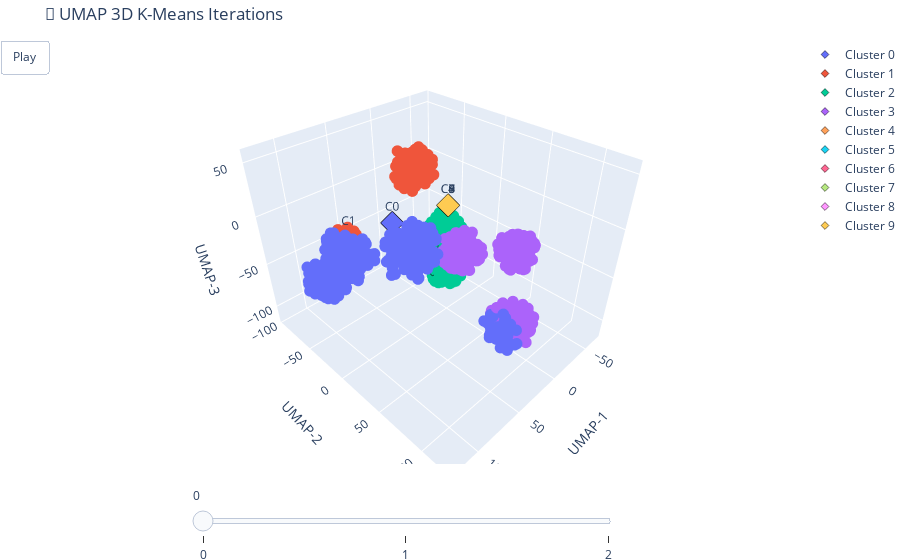

The cell this chart's notebook holds for it:
### Code cell
# Bernat: any setting <1 will cause sorting order artifacts because of
# the rendering engine's static sorting order on transparents.
point_opacity = 1

colors = px.colors.qualitative.Plotly

# Static layout
layout = go.Layout(
    title="🌌 UMAP 3D K-Means Iterations",
    margin=dict(l=0, r=0, b=0, t=40),
    scene=dict(
        xaxis_title='UMAP-1',
        yaxis_title='UMAP-2',
        zaxis_title='UMAP-3',
        bgcolor='white'
    ),
    updatemenus=[dict(
        type='buttons',
        showactive=False,
        buttons=[dict(label='Play', method='animate', args=[None])]
    )],
    sliders=[dict(
        steps=[dict(method='animate', args=[[f'frame{k}']], label=str(k)) for k in range(len(iterations))],
        transition=dict(duration=0),
        x=0.156, y=0, len=0.6
    )]
)

# Initial empty figure
fig = go.Figure(layout=layout)

# Initial data for frame 0
iter0 = iteration_meta[0]
cmap = {cid: colors[i % len(colors)] for i, cid in enumerate(np.unique(iter0['centroid_ids']))}

for cid in cmap:
    mask = iter0['point_cluster_ids'] == cid
    fig.add_trace(go.Scatter3d(
        x=points_3d_per_iter[0][mask, 0],
        y=points_3d_per_iter[0][mask, 1],
        z=points_3d_per_iter[0][mask, 2],
        mode='markers',
        marker=dict(size=4, color=cmap[cid], opacity=point_opacity),
        showlegend=False
    ))
    mask = iter0['centroid_ids'] == cid
    fig.add_trace(go.Scatter3d(
        x=centroids_3d_per_iter[0][mask, 0],
        y=centroids_3d_per_iter[0][mask, 1],
        z=centroids_3d_per_iter[0][mask, 2],
        mode='markers+text',
        marker=dict(size=6, symbol='diamond', color=cmap[cid], line=dict(width=0.5, color='black')),
        name=f'Cluster {cid}',
        text=[f"C{cid}"] * np.sum(mask),
        textposition="top center"
    ))

# Add frames
frames = []
for k, meta in enumerate(iteration_meta):
    frame_data = []
    cmap = {cid: colors[i % len(colors)] for i, cid in enumerate(np.unique(meta['centroid_ids']))}

    for cid in cmap:
        mask_p = meta['point_cluster_ids'] == cid
        mask_c = meta['centroid_ids'] == cid

        frame_data.append(go.Scatter3d(
            x=points_3d_per_iter[k][mask_p, 0],
            y=points_3d_per_iter[k][mask_p, 1],
            z=points_3d_per_iter[k][mask_p, 2],
            mode='markers',
            marker=dict(size=4, color=cmap[cid], opacity=point_opacity),
            showlegend=False
        ))
        frame_data.append(go.Scatter3d(
            x=centroids_3d_per_iter[k][mask_c, 0],
            y=centroids_3d_per_iter[k][mask_c, 1],
            z=centroids_3d_per_iter[k][mask_c, 2],
            mode='markers+text',
            marker=dict(size=6, symbol='diamond', color=cmap[cid], line=dict(width=0.5, color='black')),
            name=f'Cluster {cid}',
            text=[f"C{cid}"] * np.sum(mask_c),
            textposition="top center"
        ))

    frames.append(go.Frame(data=frame_data, name=f"frame{k}"))

fig.frames = frames
fig.show()

### Figure 1 — Plotly figure (JSON) as saved in the notebook; plotly's stock layout.template omitted (floating-point values rounded to 4 significant figures; data arrays with more than 128 entries replaced by an {"elided": "..."} marker saying what was removed)
{"data": [{"marker": {"color": "#636EFA", "opacity": 1, "size": 4}, "mode": "markers", "showlegend": false, "type": "scatter3d", "x": {"elided": "782 float values"}, "y": {"elided": "782 float values"}, "z": {"elided": "782 float values"}}, {"marker": {"color": "#636EFA", "line": {"color": "black", "width": 0.5}, "size": 6, "symbol": "diamond"}, "mode": "markers+text", "name": "Cluster 0", "text": ["C0"], "textposition": "top center", "type": "scatter3d", "x": [2.022e-25], "y": [-78.97], "z": [-53.11]}, {"marker": {"color": "#EF553B", "opacity": 1, "size": 4}, "mode": "markers", "showlegend": false, "type": "scatter3d", "x": {"elided": "231 float values"}, "y": {"elided": "231 float values"}, "z": {"elided": "231 float values"}}, {"marker": {"color": "#EF553B", "line": {"color": "black", "width": 0.5}, "size": 6, "symbol": "diamond"}, "mode": "markers+text", "name": "Cluster 1", "text": ["C1"], "textposition": "top center", "type": "scatter3d", "x": [55.06], "y": [-80.16], "z": [-45.52]}, {"marker": {"color": "#00CC96", "opacity": 1, "size": 4}, "mode": "markers", "showlegend": false, "type": "scatter3d", "x": {"elided": "433 float values"}, "y": {"elided": "433 float values"}, "z": {"elided": "433 float values"}}, {"marker": {"color": "#00CC96", "line": {"color": "black", "width": 0.5}, "size": 6, "symbol": "diamond"}, "mode": "markers+text", "name": "Cluster 2", "text": ["C2"], "textposition": "top center", "type": "scatter3d", "x": [-15.85], "y": [-36.25], "z": [-92.04]}, {"marker": {"color": "#AB63FA", "opacity": 1, "size": 4}, "mode": "markers", "showlegend": false, "type": "scatter3d", "x": {"elided": "554 float values"}, "y": {"elided": "554 float values"}, "z": {"elided": "554 float values"}}, {"marker": {"color": "#AB63FA", "line": {"color": "black", "width": 0.5}, "size": 6, "symbol": "diamond"}, "mode": "markers+text", "name": "Cluster 3", "text": ["C3"], "textposition": "top center", "type": "scatter3d", "x": [-1.274], "y": [14.58], "z": [-43.2]}, {"marker": {"color": "#FFA15A", "opacity": 1, "size": 4}, "mode": "markers", "showlegend": false, "type": "scatter3d", "x": [], "y": [], "z": []}, {"marker": {"color": "#FFA15A", "line": {"color": "black", "width": 0.5}, "size": 6, "symbol": "diamond"}, "mode": "markers+text", "name": "Cluster 4", "text": ["C4"], "textposition": "top center", "type": "scatter3d", "x": [0.0], "y": [0.0], "z": [0.0]}, {"marker": {"color": "#19D3F3", "opacity": 1, "size": 4}, "mode": "markers", "showlegend": false, "type": "scatter3d", "x": [], "y": [], "z": []}, {"marker": {"color": "#19D3F3", "line": {"color": "black", "width": 0.5}, "size": 6, "symbol": "diamond"}, "mode": "markers+text", "name": "Cluster 5", "text": ["C5"], "textposition": "top center", "type": "scatter3d", "x": [0.0], "y": [0.0], "z": [0.0]}, {"marker": {"color": "#FF6692", "opacity": 1, "size": 4}, "mode": "markers", "showlegend": false, "type": "scatter3d", "x": [], "y": [], "z": []}, {"marker": {"color": "#FF6692", "line": {"color": "black", "width": 0.5}, "size": 6, "symbol": "diamond"}, "mode": "markers+text", "name": "Cluster 6", "text": ["C6"], "textposition": "top center", "type": "scatter3d", "x": [0.0], "y": [0.0], "z": [0.0]}, {"marker": {"color": "#B6E880", "opacity": 1, "size": 4}, "mode": "markers", "showlegend": false, "type": "scatter3d", "x": [], "y": [], "z": []}, {"marker": {"color": "#B6E880", "line": {"color": "black", "width": 0.5}, "size": 6, "symbol": "diamond"}, "mode": "markers+text", "name": "Cluster 7", "text": ["C7"], "textposition": "top center", "type": "scatter3d", "x": [0.0], "y": [0.0], "z": [0.0]}, {"marker": {"color": "#FF97FF", "opacity": 1, "size": 4}, "mode": "markers", "showlegend": false, "type": "scatter3d", "x": [], "y": [], "z": []}, {"marker": {"color": "#FF97FF", "line": {"color": "black", "width": 0.5}, "size": 6, "symbol": "diamond"}, "mode": "markers+text", "name": "Cluster 8", "text": ["C8"], "textposition": "top center", "type": "scatter3d", "x": [0.0], "y": [0.0], "z": [0.0]}, {"marker": {"color": "#FECB52", "opacity": 1, "size": 4}, "mode": "markers", "showlegend": false, "type": "scatter3d", "x": [], "y": [], "z": []}, {"marker": {"color": "#FECB52", "line": {"color": "black", "width": 0.5}, "size": 6, "symbol": "diamond"}, "mode": "markers+text", "name": "Cluster 9", "text": ["C9"], "textposition": "top center", "type": "scatter3d", "x": [0.0], "y": [0.0], "z": [0.0]}], "layout": {"margin": {"b": 0, "l": 0, "r": 0, "t": 40}, "scene": {"bgcolor": "white", "xaxis": {"title": {"text": "UMAP-1"}}, "yaxis": {"title": {"text": "UMAP-2"}}, "zaxis": {"title": {"text": "UMAP-3"}}}, "sliders": [{"len": 0.6, "steps": [{"args": [["frame0"]], "label": "0", "method": "animate"}, {"args": [["frame1"]], "label": "1", "method": "animate"}, {"args": [["frame2"]], "label": "2", "method": "animate"}], "transition": {"duration": 0}, "x": 0.156, "y": 0}], "title": {"text": "🌌 UMAP 3D K-Means Iterations"}, "updatemenus": [{"buttons": [{"args": [null], "label": "Play", "method": "animate"}], "showactive": false, "type": "buttons"}]}}
